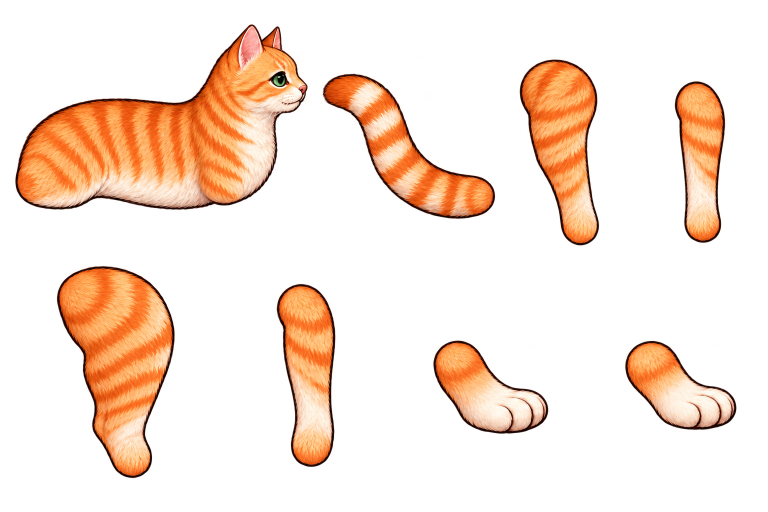
#> input picture docs/design/mika-animation/archive/Assets/Game/Art/Mika/mika-rig-clean-source.png, 1536 x 1024 px (shown at 1/2 size)
$ python prepare-mika-rig.py
#> lines starting #> are read from the running program, lines starting #| are printed output that depends on the picture; after the words box and inside, x2 and y2 are one past the last pixel; in counts of white or black regions, pixels touching at a corner belong together
"""Prepare generated cutout pieces, retaining the source and fixed joint lengths.

Local alpha cleanup/registration authorized by the user. Pillow/numpy/OpenCV are
authoring-only dependencies; OpenCV is isolated under ignored Logs/mika-tools.
"""
import sys
from pathlib import Path
import numpy as np
from PIL import Image
ROOT = Path(__file__).resolve().parents[1]
sys.path.insert(0, str(ROOT / "Logs/mika-tools"))
import cv2
ART = ROOT / "Assets/Game/Art/Mika"
source = Image.open(ART / "mika-rig-clean-source.png").convert("RGBA")
#> source is the input picture: PIL image 1536x1024 RGBA; mean R, G, B, A 111.6, 65.8, 38.3, 58.7
assert source.size == (1536, 1024)
# Reviewed source regions, proximal/distal joint coordinates in source pixels.
regions = [(20,40,630,435), (635,100,1005,460), (1015,110,1220,505),
           (1330,140,1480,505), (90,525,365,975), (535,550,680,950),
           (850,680,1115,885), (1235,675,1490,885)]
joints = {2: ((1134,198),(1162,450)), 3: ((1392,210),(1402,449)),
          4: ((164,603),(267,910)), 5: ((593,618),(623,891))}
for index, rect in enumerate(regions):
    part = np.array(source.crop(rect))
    _, labels, stats, _ = cv2.connectedComponentsWithStats((part[:,:,3] > 140).astype(np.uint8))
    largest = 1 + np.argmax(stats[1:, cv2.CC_STAT_AREA])
    mask = cv2.dilate((labels == largest).astype(np.uint8), np.ones((3,3),np.uint8))
    part[:,:,3] = np.where((mask > 0) & (part[:,:,3] >= 16), part[:,:,3], 0)
    image = Image.fromarray(part)
    if index in joints:
        start, end = map(lambda p: np.array(p, dtype=float), joints[index])
        direction = (end-start) / np.linalg.norm(end-start)
        normal = np.array([direction[1], -direction[0]])
        scale = 192 / np.linalg.norm(end-start)
        width_scale = 0.67 if index in (2,4) else 0.78
        # Inverse affine: canonical root=(64,32), distal joint=(64,224).
        xaxis = normal / (scale * width_scale)
        yaxis = direction / scale
        offset = start - np.array(rect[:2]) - xaxis*64 - yaxis*32
        image = image.transform((128,256), Image.Transform.AFFINE,
            (xaxis[0], yaxis[0], offset[0], xaxis[1], yaxis[1], offset[1]),
            Image.Resampling.BICUBIC)
    image.save(ART / f"rig-part-{index:02}.png")
#> this loop made 8 passes
#> stats on passes 1 to 8: [[0, 0, 610, 395, 116623], [11, 9, 584, 370, 124327]], [[0, 0, 370, 360, 95836], [11, 48, 344, 289, 37364]], [[0, 0, 205, 395, 43182], [25, 9, 158, 372, 37793]], [[0, 0, 150, 365, 30807], [20, 23, 100, 322, 23943]], [[0, 0, 275, 450, 61000], [24, 8, 235, 423, 62750]], [[0, 0, 145, 400, 26581], [19, 18, 117, 366, 31419]], [[0, 0, 265, 205, 30028], [17, 1, 229, 186, 24297]], [[0, 0, 255, 210, 30806], [16, 7, 222, 177, 22744]]
#> pass 1, `part = np.array(source.crop(rect))`:
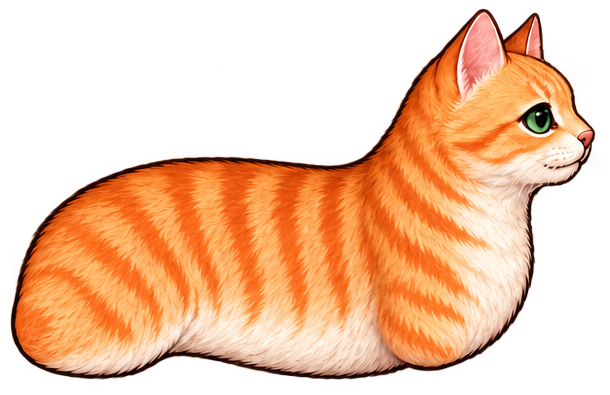
#> part: shape (395, 610, 4); mean R, G, B, A 164.1, 99.8, 59.8, 130.6; transparent parts drawn white
#> pass 1, `_, labels, stats, _ = cv2.connectedComponentsWithStats((part[:,:,3] > ..`:
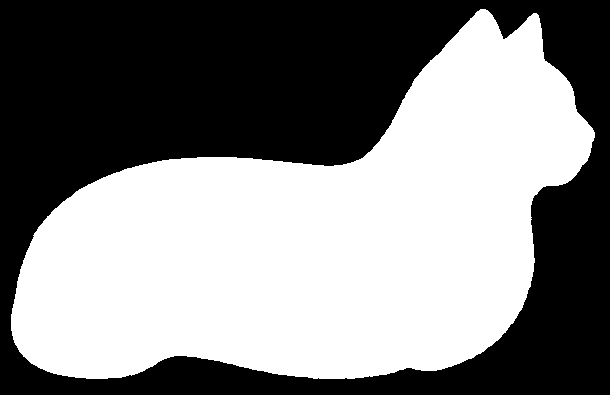
#> labels: shape (395, 610) int32; values 0 (black) and 1 (white), 51.6% white; 1 black region, box (x1, y1, x2, y2) and area: (0, 0, 610, 395) 116623
#> pass 1, `mask = cv2.dilate((labels == largest).astype(np.uint8), np.ones((3,3),..`:
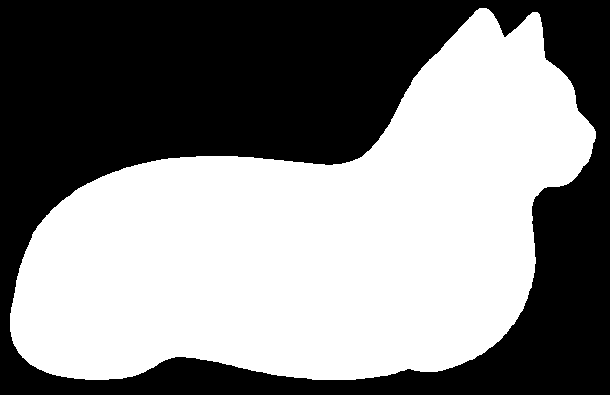
#> mask: shape (395, 610); values 0 (black) and 1 (white), 52.5% white; 1 black region, box (x1, y1, x2, y2) and area: (0, 0, 610, 395) 114571
#> after the loop:
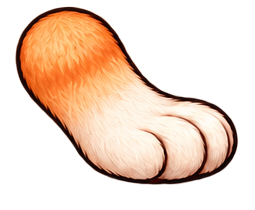
#> image: PIL image 255x210 RGBA; mean R, G, B, A 152.7, 109.5, 82.3, 107.5; transparent parts drawn white
print("Prepared eight cutout parts; joint axes registered without runtime bone scaling.")

$ run again, with Assets/Game/Art/Mika/mika-movement-refined-source.png copied over docs/design/mika-animation/archive/Assets/Game/Art/Mika/mika-rig-clean-source.png
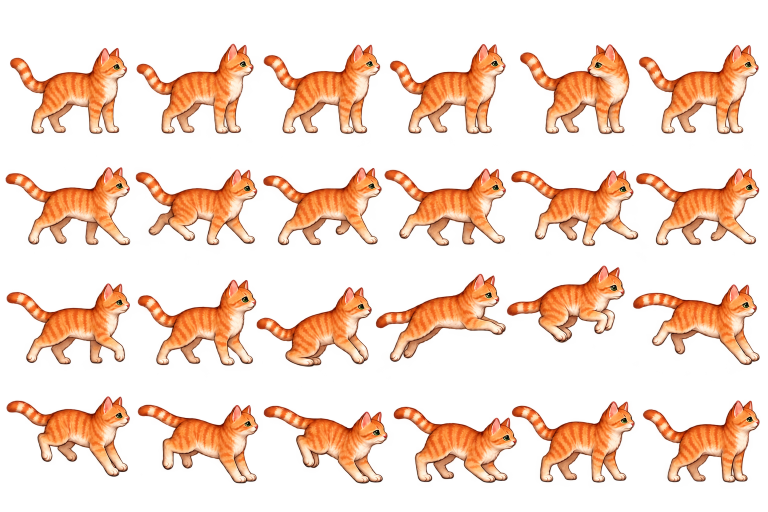
#> input picture Assets/Game/Art/Mika/mika-movement-refined-source.png, 1536 x 1024 px (shown at 1/2 size)
#> source is the input picture: PIL image 1536x1024 RGBA; mean R, G, B, A 184.4, 112.3, 72.3, 71
#> the loop `for index, rect in enumerate(regions):` made 8 passes
#> largest on passes 1 to 8: 2, 2, 1, 1, 3, 1, 4, 4
#> pass 1, `_, labels, stats, _ = cv2.connectedComponentsWithStats((part[:,:,3] > ..`:
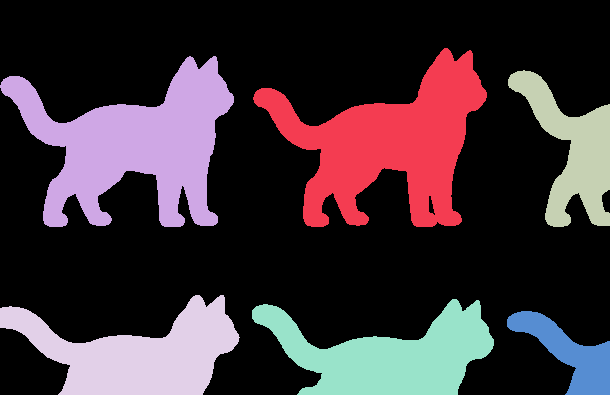
#> labels: shape (395, 610) int32; 7 distinct labels, from 0 to 6; one colour per label, 0 black
#> after the loop `for index, rect in enumerate(regions):`:
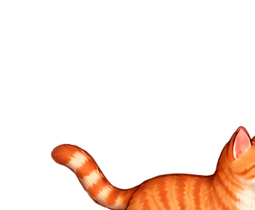
#> image: PIL image 255x210 RGBA; mean R, G, B, A 184.6, 108.6, 69.2, 37; transparent parts drawn white
